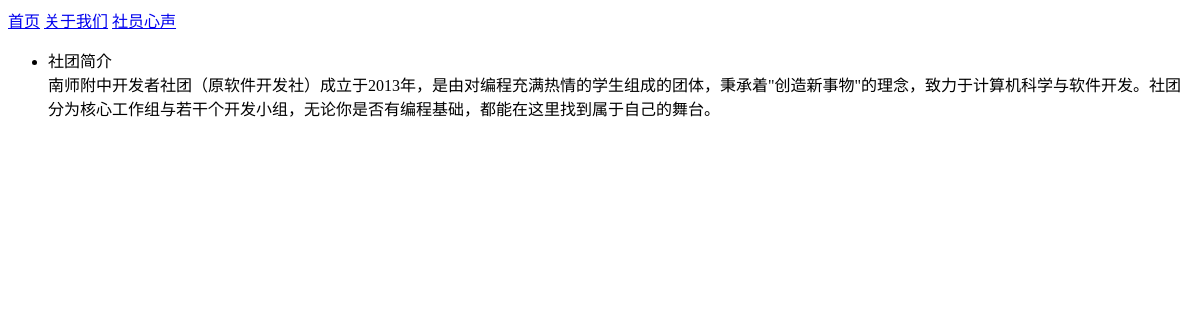
Before: /intros/ with the older database file.
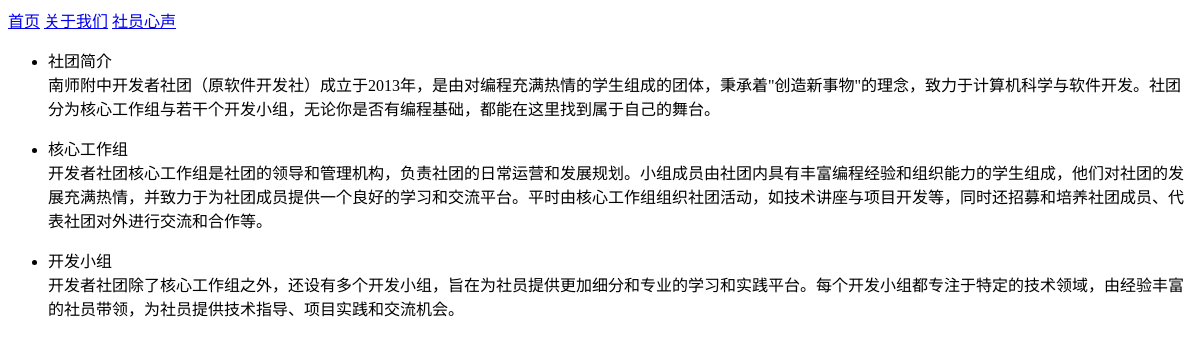
After: the same page with the newer database file.
### website_index/models.py (models this page shows, shortened)
class Intro(models.Model):
    title = models.CharField(max_length=100)
    content = models.TextField()

### website_index/views.py (the view)
# urls.py: path('intros/', views.intro_list, name='intro_list'),
def intro_list(request):
    intros = Intro.objects.all()
    context = {'intros': intros}
    return render(request, 'website_index/intros.html', context)

### website_index/templates/website_index/intros.html
{% extends 'website_index/base.html' %}
{% block content %}
<ul>
    {% for intro in intros %}
    <li>
        <p>
            {{ intro.title }}<br>
            {{ intro.content }}
        </p>
    </li>
    {% empty %}
        <p>暂无简介</p>
    {% endfor %}
</ul>
{% endblock content %}

### website_index/templates/website_index/base.html
<p>
    <a href="{% url 'website_index:index' %}">首页</a>
    <a href="{% url 'website_index:intro_list' %}">关于我们</a>
    <a href="{% url 'comments:comment_list' %}">社员心声</a>
</p>
{% block content %}
{% endblock content %}

Changed rows visible on the page:
added Intro: title "核心工作组", content "开发者社团核心工作组是社团的领导和管理机构，负责社团的日常运营和发展规划。小组成员由社团内具有丰富编程经验和组织能力的学生组成，他们对社团的发展充满热情，并致力于为社团成员提供一个良好的学习和交流平台。平时由核心工作组组织社团活动，如技术讲座与项目开发等，同时还招募和培养社团成员、代表社团对外进行交流和合作等。"
added Intro: title "开发小组", content "开发者社团除了核心工作组之外，还设有多个开发小组，旨在为社员提供更加细分和专业的学习和实践平台。每个开发小组都专注于特定的技术领域，由经验丰富的社员带领，为社员提供技术指导、项目实践和交流机会。"
